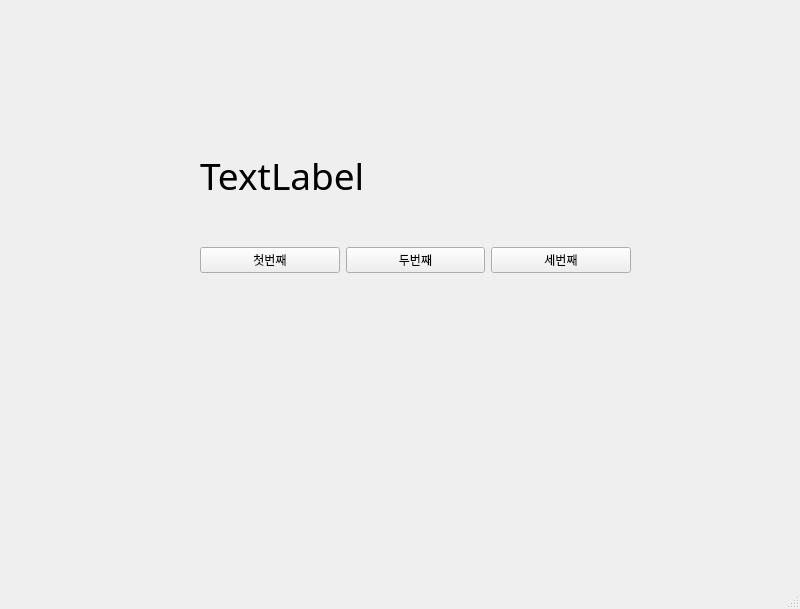
<?xml version="1.0" encoding="UTF-8"?>
<ui version="4.0">
 <class>MainWindow</class>
 <widget class="QMainWindow" name="MainWindow">
  <property name="geometry">
   <rect>
    <x>0</x>
    <y>0</y>
    <width>800</width>
    <height>609</height>
   </rect>
  </property>
  <property name="windowTitle">
   <string>MainWindow</string>
  </property>
  <widget class="QWidget" name="centralwidget">
   <widget class="QWidget" name="horizontalLayoutWidget">
    <property name="geometry">
     <rect>
      <x>200</x>
      <y>220</y>
      <width>431</width>
      <height>80</height>
     </rect>
    </property>
    <layout class="QHBoxLayout" name="horizontalLayout">
     <item>
      <widget class="QPushButton" name="pushButton_2">
       <property name="text">
        <string>첫번째</string>
       </property>
      </widget>
     </item>
     <item>
      <widget class="QPushButton" name="pushButton">
       <property name="text">
        <string>두번째</string>
       </property>
      </widget>
     </item>
     <item>
      <widget class="QPushButton" name="pushButton_3">
       <property name="text">
        <string>세번째</string>
       </property>
      </widget>
     </item>
    </layout>
   </widget>
   <widget class="QLabel" name="label">
    <property name="geometry">
     <rect>
      <x>200</x>
      <y>150</y>
      <width>441</width>
      <height>51</height>
     </rect>
    </property>
    <property name="font">
     <font>
      <family>맑은 고딕</family>
      <pointsize>28</pointsize>
     </font>
    </property>
    <property name="text">
     <string>TextLabel</string>
    </property>
   </widget>
  </widget>
  <widget class="QMenuBar" name="menubar">
   <property name="geometry">
    <rect>
     <x>0</x>
     <y>0</y>
     <width>800</width>
     <height>21</height>
    </rect>
   </property>
  </widget>
  <widget class="QStatusBar" name="statusbar"/>
 </widget>
 <resources/>
 <connections>
  <connection>
   <sender>pushButton_2</sender>
   <signal>clicked()</signal>
   <receiver>MainWindow</receiver>
   <slot>firstClick()</slot>
   <hints>
    <hint type="sourcelabel">
     <x>229</x>
     <y>274</y>
    </hint>
    <hint type="destinationlabel">
     <x>287</x>
     <y>341</y>
    </hint>
   </hints>
  </connection>
  <connection>
   <sender>pushButton</sender>
   <signal>clicked()</signal>
   <receiver>MainWindow</receiver>
   <slot>secondClick()</slot>
   <hints>
    <hint type="sourcelabel">
     <x>398</x>
     <y>278</y>
    </hint>
    <hint type="destinationlabel">
     <x>435</x>
     <y>345</y>
    </hint>
   </hints>
  </connection>
  <connection>
   <sender>pushButton_3</sender>
   <signal>clicked()</signal>
   <receiver>MainWindow</receiver>
   <slot>thirdClick()</slot>
   <hints>
    <hint type="sourcelabel">
     <x>547</x>
     <y>288</y>
    </hint>
    <hint type="destinationlabel">
     <x>593</x>
     <y>352</y>
    </hint>
   </hints>
  </connection>
 </connections>
 <slots>
  <slot>firstClick()</slot>
  <slot>secondClick()</slot>
  <slot>thirdClick()</slot>
 </slots>
</ui>
